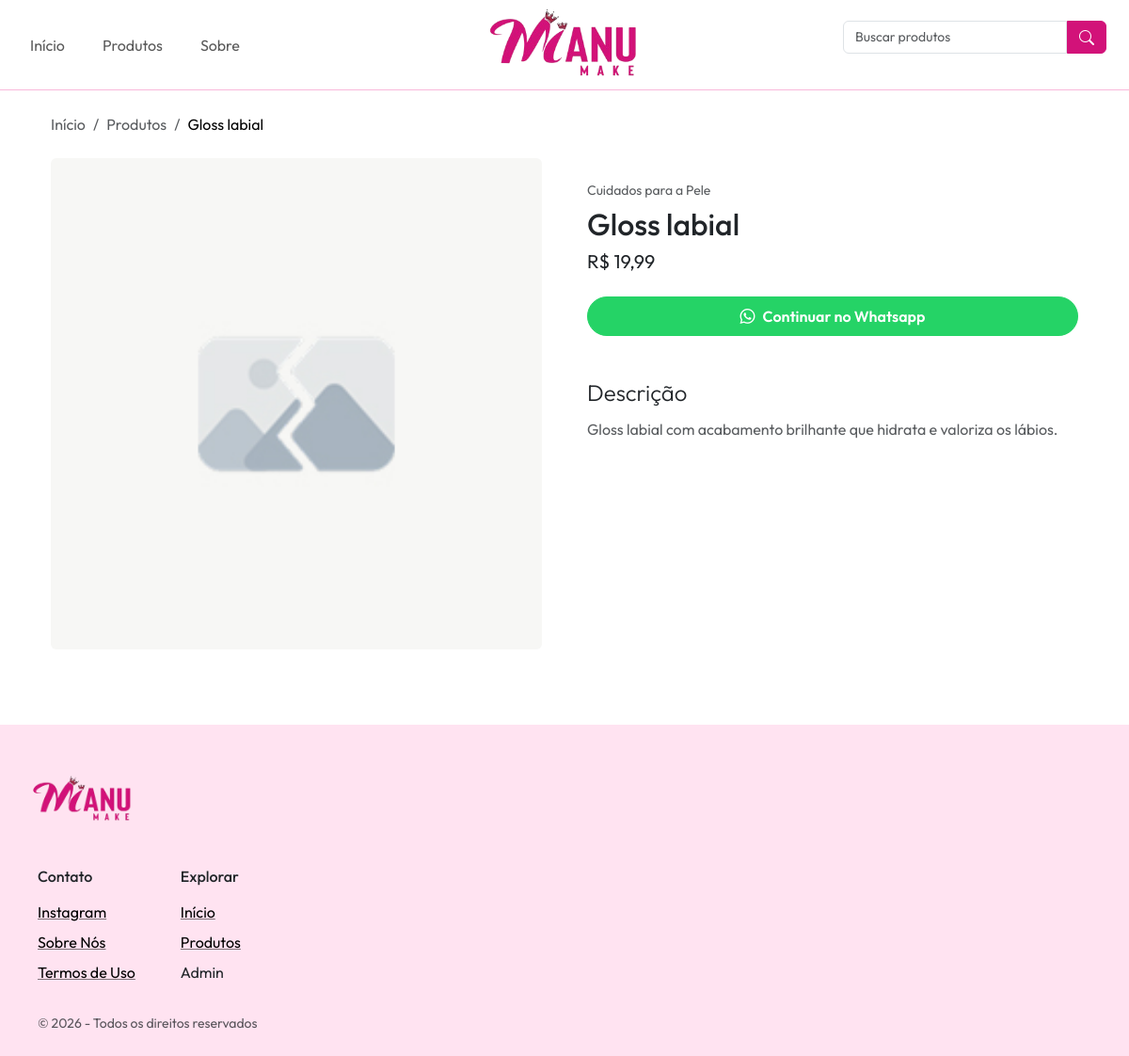
The page /produtos/32 on the database its author committed.
### tables this page shows
CREATE TABLE produto (
    id INT UNSIGNED NOT NULL AUTO_INCREMENT PRIMARY KEY,
    nome VARCHAR(100) NOT NULL,
    descricao TEXT NULL,
    preco DECIMAL(10, 2) NOT NULL,
    imagem VARCHAR(200) NULL,
    categoria_id INT UNSIGNED NOT NULL,
    criado_em TIMESTAMP NOT NULL DEFAULT CURRENT_TIMESTAMP,
    atualizado_em TIMESTAMP NOT NULL DEFAULT CURRENT_TIMESTAMP ON UPDATE CURRENT_TIMESTAMP
);

### config/functions.php (called while the page is built, shortened)
<?php
function buscarProdutoPorId(PDO $pdo, int|null $id): array|null
{
  $sql = "SELECT p.id, p.nome, p.preco, p.descricao, p.imagem FROM produto p WHERE p.id = :id";
  $stmt = $pdo->prepare($sql);
  $stmt->execute([':id' => $id]);
  return $stmt->fetch(PDO::FETCH_ASSOC) ?: null;
}

### pages/produto.php (the view, shortened to what this page needs)
<?php
require_once __DIR__ . '/../config/database.php';
require_once __DIR__ . '/../config/functions.php';
$baseUrl = $baseUrl ?? '';
$produtoId = $produtoId ?? null;
$produto = buscarProdutoPorId($pdo, $produtoId);
$numeroTelefone = '554488370773';
$mensagemWhatsapp = rawurlencode('Olá, tenho interesse no produto: *' . $produto['nome'] . '* (' . $baseUrl . '/produtos/' . $produto['id'] . ')');
$linkWhatsapp = "https://wa.me/$numeroTelefone?text={$mensagemWhatsapp}";
?>
<?php require_once __DIR__ . '/../includes/breadcrumb.php'; ?>
<main class="container flex-grow-1 d-flex flex-column gap-5">
  <section class="container-sm pt-4">
    <div class="row g-md-5 align-items-start">
      <div class="col-12 col-md-6 mb-3 mb-md-0">
        <img
          src="<?= $baseUrl ?>/uploads/<?= $produto['imagem'] ?>"
          alt="<?= $produto['nome'] ?>"
          class="produto-imagem img-fluid rounded"
          loading="lazy"
          onerror="this.onerror=null;this.src='<?= $baseUrl ?>/assets/images/fallback.jpg';">
      </div>
      <div class="col-12 col-md-6">
        <div class="d-flex flex-column gap-1_5 pt-xl-4">
          <badge class="small text-muted">Cuidados para a Pele</badge>
          <h2 class="mb-0"><?= $produto['nome'] ?></h2>
          <div class="fs-5">
            R$ <?= number_format($produto['preco'], 2, ',', '.') ?>
          </div>
          <a
            href="<?= $linkWhatsapp ?>"
            class="btn btn-success btn-whatsapp mt-3 align-self-start d-inline-flex align-items-center gap-2 py-2 px-4 text-white fw-semibold rounded-pill w-100 text-center justify-content-center"
            target="_blank"
            rel="noopener noreferrer">
            <i class="bi bi-whatsapp"></i>
            Continuar no Whatsapp
          </a>
          <section class="mt-5 mt-md-4 pt-md-3">
            <h3 class="fw-light fs-4">Descrição</h3>
            <p class="mb-0 text-body-secondary lh-lg">
              <?= $produto['descricao'] ?>
            </p>
          </section>
        </div>
      </div>
    </div>
  </section>
</main>

### assets/css/style.css (style rules this page uses)
:root, [data-bs-theme="light"] { --bs-gray: #6c757d; --bs-gray-dark: #343a40; --bs-gray-100: #f8f9fa; --bs-gray-200: #e9ecef; --bs-gray-300: #dee2e6; --bs-gray-400: #ced4da; --bs-gray-500: #adb5bd; --bs-gray-600: #6c757d; --bs-gray-700: #495057; --bs-gray-800: #343a40; --bs-gray-900: #212529; --bs-primary-lightest: #ffe3f1; --bs-primary-lighter: #f9b9db; --bs-primary-light: #f372b7; --bs-primary: #d21279; --bs-primary-dark: #a10e5c; --bs-secondary: #6c757d; --bs-primary-rgb: 210, 18, 121; --bs-secondary-rgb: 108, 117, 125; --bs-body-color-rgb: 33, 37, 41; --bs-font-sans-serif: "Outfit", -apple-system, BlinkMacSystemFont, "Segoe UI", Roboto, "Helvetica Neue", Arial, sans-serif, "Apple Color Emoji", "Segoe UI Emoji", "Segoe UI Symbol"; --bs-body-font-family: var(--bs-font-sans-serif); --bs-body-color: var(--bs-gray-900); --bs-border-color: var(--bs-gray-300); --bs-link-color: var(--bs-primary); --bs-link-hover-color: var(--bs-primary-dark); }
img { width: 100%; }

### assets/css/custom.css (style rules this page uses)
.gap-1_5 { gap: 0.375rem; }

### assets/css/pages/produto.css (style rules this page uses)
.btn-whatsapp { background-color: #25d366; border-color: #25d366; }
@media screen and (min-width: 768px) { .produto-imagem { max-height: 600px; object-fit: cover; } }

### rows shown on the page
produto: nome "Gloss labial", preco "19,99", descricao "Gloss labial com acabamento brilhante que hidrata e valoriza os lábios."

### other values the page prints
$link['name'] "Início"
$link['name'] "Produtos"
$link['name'] "Sobre"
$breadcrumb['name'] "Início"
$breadcrumb['name'] "Produtos"
$breadcrumb['name'] "Gloss labial"
